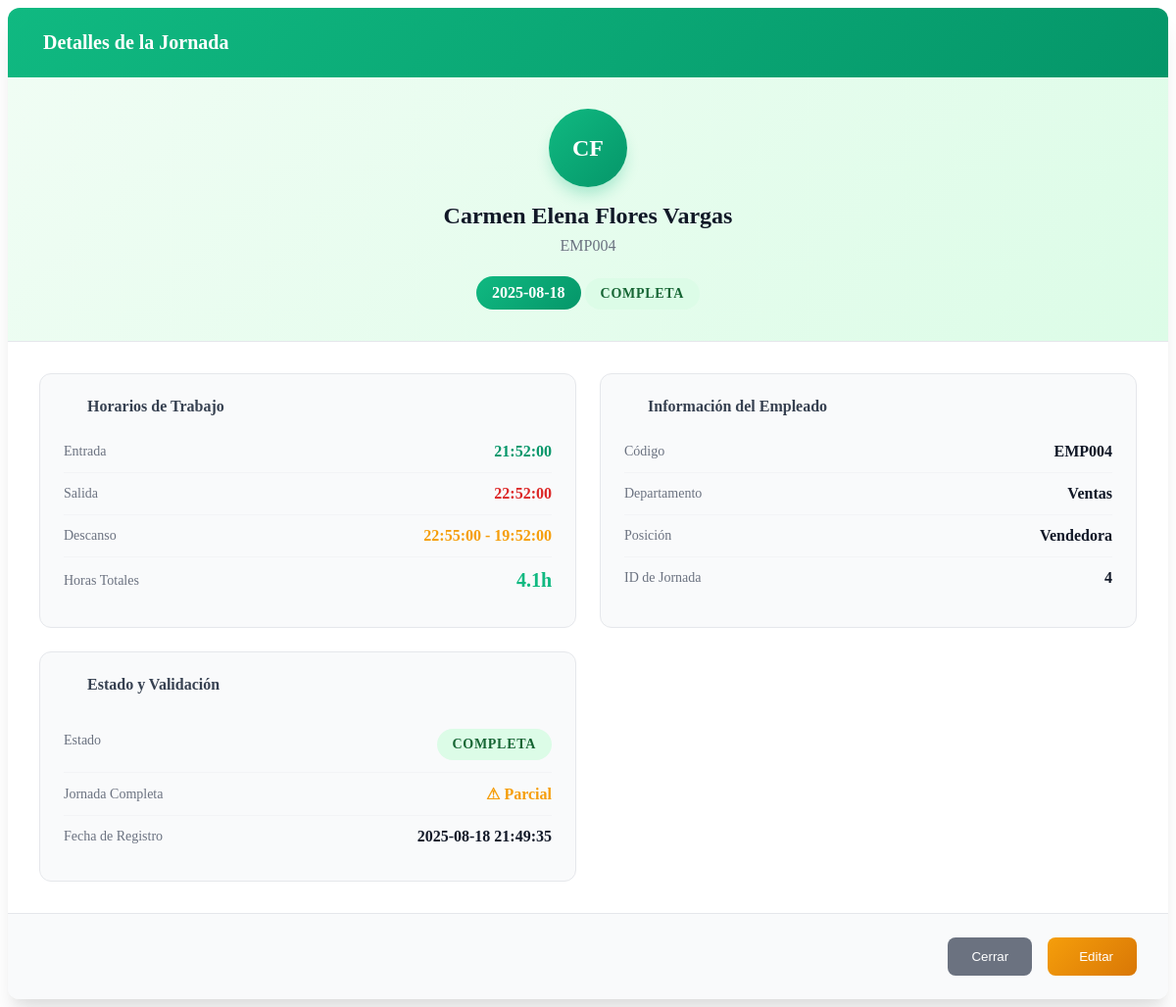
Screenshot of /app/views/jornadas/view_modal.php?id=4 (signed in) with the database file from the repository.
### tables this page shows
CREATE TABLE `jornadas` (
  `id` int NOT NULL,
  `personal_id` int NOT NULL,
  `date` date NOT NULL,
  `entry_time` time DEFAULT NULL,
  `exit_time` time DEFAULT NULL,
  `break_start` time DEFAULT NULL,
  `break_end` time DEFAULT NULL,
  `total_hours` decimal(4,2) DEFAULT NULL,
  `status` enum('COMPLETA','INCOMPLETA','AUSENTE','TARDANZA') DEFAULT 'COMPLETA',
  `created_at` timestamp NULL DEFAULT CURRENT_TIMESTAMP,
  `is_deleted` tinyint(1) NOT NULL DEFAULT '0'
);

CREATE TABLE `personal` (
  `id` int NOT NULL,
  `user_id` int DEFAULT NULL,
  `employee_code` varchar(20) NOT NULL,
  `first_name` varchar(100) NOT NULL,
  `last_name` varchar(100) NOT NULL,
  `dni` varchar(20) DEFAULT NULL,
  `birth_date` date DEFAULT NULL,
  `hire_date` date NOT NULL,
  `position` varchar(100) DEFAULT NULL,
  `department` varchar(100) DEFAULT NULL,
  `salary` decimal(10,2) DEFAULT NULL,
  `status` enum('ACTIVO','INACTIVO','VACACIONES','LICENCIA') DEFAULT 'ACTIVO',
  `phone` varchar(20) DEFAULT NULL,
  `address` text,
  `emergency_contact` varchar(100) DEFAULT NULL,
  `emergency_phone` varchar(20) DEFAULT NULL,
  `created_at` timestamp NULL DEFAULT CURRENT_TIMESTAMP,
  `is_deleted` tinyint(1) NOT NULL DEFAULT '0'
);

### app/views/jornadas/view_modal.php (the view, shortened to what this page needs)
<?php
$id = isset($_GET['id']) ? (int)$_GET['id'] : 0;
$jornada = null;
$sql = 'SELECT j.*, p.first_name, p.last_name, p.employee_code, p.department, p.position
        FROM jornadas j
        INNER JOIN personal p ON j.personal_id = p.id
        WHERE j.id = ? LIMIT 1';
if ($stmt = mysqli_prepare($GLOBALS['conn'], $sql)) {
    mysqli_stmt_bind_param($stmt, 'i', $id);
    mysqli_stmt_execute($stmt);
    $res = mysqli_stmt_get_result($stmt);
    $jornada = mysqli_fetch_assoc($res);
}
?>
<div class="modal-content">
  <div class="modal-header">
    <h3>Detalles de la Jornada</h3>
  </div>
  <div class="jornada-profile">
    <div class="employee-avatar-large">
      <?= strtoupper(substr($jornada['first_name'] ?? '', 0, 1) . substr($jornada['last_name'] ?? '', 0, 1)) ?>
    </div>
    <div class="employee-name"><?= htmlspecialchars(trim(($jornada['first_name'] ?? '').' '.($jornada['last_name'] ?? ''))) ?></div>
    <div class="employee-code"><?= htmlspecialchars($jornada['employee_code']) ?></div>
    <div class="jornada-date"><?= htmlspecialchars($jornada['date']) ?></div>
    <span class="jornada-status status-<?= strtolower($jornada['status']) ?>">
      <?= htmlspecialchars($jornada['status']) ?>
    </span>
  </div>
  <div class="info-grid">
    <div class="info-section">
      <h4><i class="fa fa-clock"></i> Horarios de Trabajo</h4>
      <div class="info-item">
        <span class="info-label">Entrada</span>
        <span class="info-value <?= empty($jornada['entry_time']) ? 'empty' : '' ?>">
          <?php if($jornada['entry_time']): ?>
            <div class="time-display time-entry">
              <i class="fa fa-sign-in"></i> <?= htmlspecialchars($jornada['entry_time']) ?>
            </div>
          <?php else: ?>
            No registrada
          <?php endif; ?>
        </span>
      </div>
      <div class="info-item">
        <span class="info-label">Salida</span>
        <span class="info-value <?= empty($jornada['exit_time']) ? 'empty' : '' ?>">
          <?php if($jornada['exit_time']): ?>
            <div class="time-display time-exit">
              <i class="fa fa-sign-out"></i> <?= htmlspecialchars($jornada['exit_time']) ?>
            </div>
          <?php else: ?>
            No registrada
          <?php endif; ?>
        </span>
      </div>
      <div class="info-item">
        <span class="info-label">Descanso</span>
        <span class="info-value <?= (empty($jornada['break_start']) || empty($jornada['break_end'])) ? 'empty' : '' ?>">
          <?php if($jornada['break_start'] && $jornada['break_end']): ?>
            <div class="time-display time-break">
              <i class="fa fa-coffee"></i> <?= htmlspecialchars($jornada['break_start']) ?> - <?= htmlspecialchars($jornada['break_end']) ?>
            </div>
          <?php else: ?>
            No registrado
          <?php endif; ?>
        </span>
      </div>
      <div class="info-item">
        <span class="info-label">Horas Totales</span>
        <span class="info-value">
          <div class="hours-display">
            <?= $jornada['total_hours'] ? number_format($jornada['total_hours'], 1) . 'h' : '0h' ?>
          </div>
        </span>
      </div>
    </div>
    <div class="info-section">
      <h4><i class="fa fa-user"></i> Información del Empleado</h4>
      <div class="info-item">
        <span class="info-label">Código</span>
        <span class="info-value"><?= htmlspecialchars($jornada['employee_code']) ?></span>
      </div>
      <div class="info-item">
        <span class="info-label">Departamento</span>
        <span class="info-value"><?= htmlspecialchars($jornada['department'] ?? 'No especificado') ?></span>
      </div>
      <div class="info-item">
        <span class="info-label">Posición</span>
        <span class="info-value"><?= htmlspecialchars($jornada['position'] ?? 'No especificada') ?></span>
      </div>
      <div class="info-item">
        <span class="info-label">ID de Jornada</span>
        <span class="info-value"><?= (int)$jornada['id'] ?></span>
      </div>
    </div>
    <div class="info-section">
      <h4><i class="fa fa-info-circle"></i> Estado y Validación</h4>
      <div class="info-item">
        <span class="info-label">Estado</span>
        <span class="info-value">
          <span class="jornada-status status-<?= strtolower($jornada['status']) ?>">
            <?= htmlspecialchars($jornada['status']) ?>
          </span>
        </span>
      </div>
      <div class="info-item">
        <span class="info-label">Jornada Completa</span>
        <span class="info-value">
          <?php if($jornada['total_hours'] >= 8): ?>
            <span style="color: #059669; font-weight: 600;">✓ Sí</span>
          <?php elseif($jornada['total_hours'] > 0): ?>
            <span style="color: #f59e0b; font-weight: 600;">⚠ Parcial</span>
          <?php else: ?>
            <span style="color: #dc2626; font-weight: 600;">✗ No</span>
          <?php endif; ?>
        </span>
      </div>
      <div class="info-item">
        <span class="info-label">Fecha de Registro</span>
        <span class="info-value"><?= htmlspecialchars($jornada['created_at']) ?></span>
      </div>
    </div>
  </div>
  <div class="modal-actions">
    <button type="button" class="btn-secondary" onclick="closeModal()">
      <i class="fa fa-times"></i> Cerrar
    </button>
    <button type="button" class="btn-primary" onclick="editJornada(<?= (int)$jornada['id'] ?>)">
      <i class="fa fa-pen"></i> Editar
    </button>
  </div>
</div>

### app/views/jornadas/view_modal.php (style rules this page uses)
.modal-content { background: white; border-radius: 12px; overflow: hidden; box-shadow: 0 20px 25px -5px rgba(0, 0, 0, 0.1), 0 10px 10px -5px rgba(0, 0, 0, 0.04); }
.modal-header { background: linear-gradient(135deg, #10b981 0%, #059669 100%); color: white; padding: 1.5rem; display: flex; align-items: center; gap: 0.75rem; }
.modal-header h3 { margin: 0; font-size: 1.25rem; font-weight: 600; }
.jornada-profile { padding: 2rem; text-align: center; background: linear-gradient(135deg, #f0fdf4 0%, #dcfce7 100%); border-bottom: 1px solid #e5e7eb; }
.employee-avatar-large { width: 80px; height: 80px; border-radius: 50%; background: linear-gradient(135deg, #10b981 0%, #059669 100%); display: flex; align-items: center; justify-content: center; color: white; font-weight: 700; font-size: 1.5rem; margin: 0 auto 1rem; box-shadow: 0 10px 15px -3px rgba(16, 185, 129, 0.3); }
.employee-name { font-size: 1.5rem; font-weight: 700; color: #111827; margin-bottom: 0.5rem; }
.employee-code { color: #6b7280; font-size: 1rem; margin-bottom: 1rem; }
.jornada-date { display: inline-block; padding: 0.5rem 1rem; border-radius: 25px; font-size: 1rem; font-weight: 600; background: linear-gradient(135deg, #10b981 0%, #059669 100%); color: white; }
.jornada-status { display: inline-block; padding: 0.5rem 1rem; border-radius: 25px; font-size: 0.875rem; font-weight: 600; text-transform: uppercase; letter-spacing: 0.05em; margin-top: 0.5rem; }
.status-completa { background: #dcfce7; color: #166534; }
.info-grid { display: grid; grid-template-columns: repeat(2, 1fr); gap: 1.5rem; padding: 2rem; }
.info-section { background: #f9fafb; padding: 1.5rem; border-radius: 12px; border: 1px solid #e5e7eb; }
.info-section h4 { margin: 0 0 1rem 0; color: #374151; font-size: 1rem; font-weight: 600; display: flex; align-items: center; gap: 0.5rem; }
.info-item { display: flex; justify-content: space-between; align-items: center; padding: 0.75rem 0; border-bottom: 1px solid #f3f4f6; }
.info-item:last-child { border-bottom: none; }
.info-label { font-weight: 500; color: #6b7280; font-size: 0.875rem; }
.info-value { font-weight: 600; color: #111827; text-align: right; }
.time-display { display: flex; align-items: center; gap: 0.5rem; font-weight: 600; }
.time-entry { color: #059669; }
.time-exit { color: #dc2626; }
.time-break { color: #f59e0b; }
.hours-display { font-size: 1.25rem; font-weight: 700; color: #10b981; }
.modal-actions { display: flex; gap: 1rem; justify-content: flex-end; padding: 1.5rem 2rem; background: #f9fafb; border-top: 1px solid #e5e7eb; }
.btn-secondary { background: #6b7280; color: white; border: none; padding: 0.75rem 1.5rem; border-radius: 8px; cursor: pointer; font-weight: 500; transition: all 0.2s ease; }
.btn-primary { background: linear-gradient(135deg, #f59e0b 0%, #d97706 100%); color: white; border: none; padding: 0.75rem 1.5rem; border-radius: 8px; cursor: pointer; font-weight: 500; display: flex; align-items: center; gap: 0.5rem; transition: all 0.2s ease; }

### rows the page displays
jornadas: personal.last_name "CF", personal.last_name "Carmen Elena Flores Vargas", personal.employee_code "EMP004", date "2025-08-18", status "COMPLETA", entry_time "21:52:00", exit_time "22:52:00", break_start "22:55:00", break_end "19:52:00", total_hours "4.1", personal.department "Ventas", personal.position "Vendedora", id "4", created_at "2025-08-18 21:49:35"
